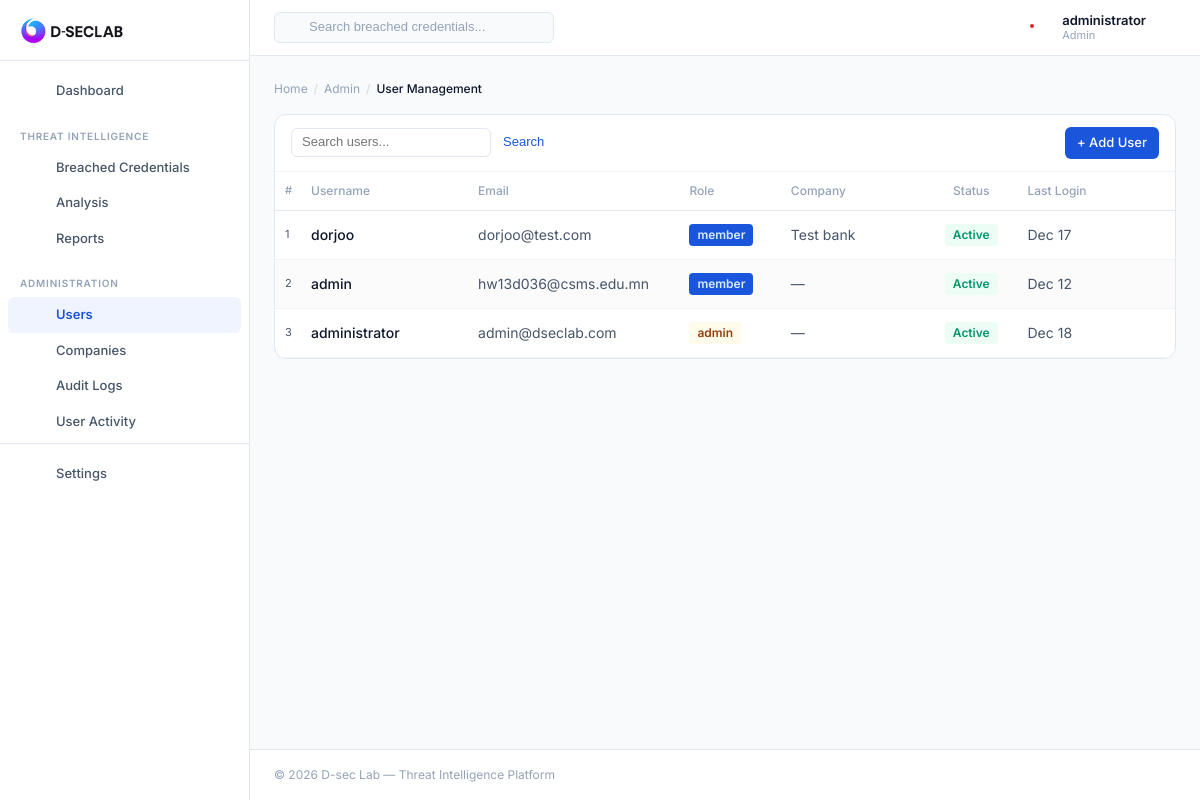
Page /admin/users (signed in) on the earlier database version.
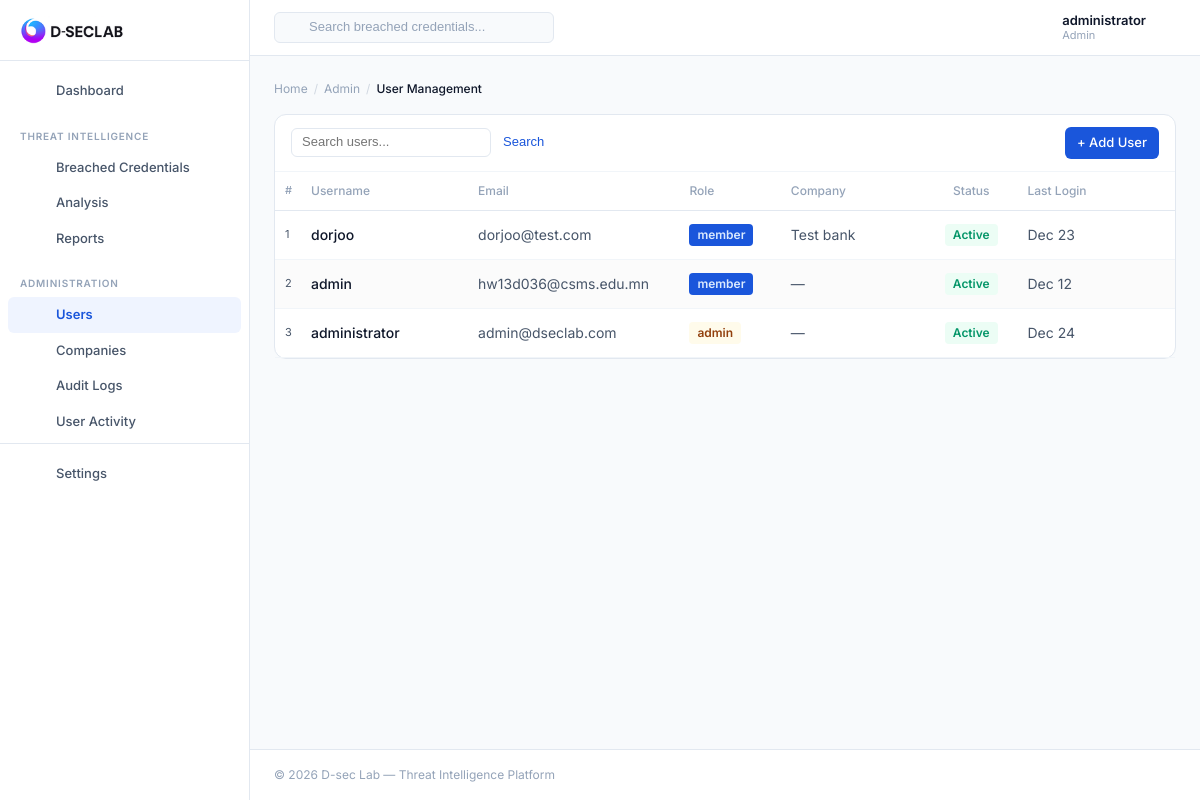
Same page on the later database version.
### cuba/models.py (models this page shows, shortened)
class User(db.Model, UserMixin):
    id = db.Column(db.Integer, primary_key=True)
    username = db.Column(db.String(50), unique=True, nullable=False)
    email = db.Column(db.String(255), unique=True, nullable=False)
    password = db.Column(db.String(255), nullable=False)
    role = db.Column(db.String(20), default='member', nullable=False)
    isAdmin = db.Column(db.Boolean, default=False)
    company_id = db.Column(db.Integer, db.ForeignKey('company.id'), nullable=True)
    is_active = db.Column(db.Boolean, default=True)
    last_login = db.Column(db.DateTime, nullable=True)
    created_at = db.Column(db.DateTime, default=utcnow)
    updated_at = db.Column(db.DateTime, default=utcnow, onupdate=utcnow)
    @property
    def is_admin_user(self) -> bool:
        return self.role == 'admin' or self.isAdmin

class Company(db.Model):
    id = db.Column(db.Integer, primary_key=True)
    name = db.Column(db.String(200), nullable=False, unique=True)
    domain = db.Column(db.String(200), nullable=False, unique=True, index=True)
    company_type = db.Column(db.String(50), nullable=False)
    description = db.Column(db.Text)
    created_at = db.Column(db.DateTime, default=utcnow)
    updated_at = db.Column(db.DateTime, default=utcnow, onupdate=utcnow)
    users = db.relationship('User', backref='company', lazy=True)
    watchlist_entries = db.relationship('WatchlistEntry', backref='company', lazy=True, cascade='all, delete-orphan')

### cuba/admin_routes.py (the view, shortened to what this page needs)
@admin_bp.route('/admin/users')
@login_required
@admin_required
def user_management():
    page = request.args.get('page', 1, type=int)
    per_page = 20
    search = request.args.get('search', '').strip()
    query = User.query
    query = query.order_by(User.created_at.desc())
    pagination = query.paginate(page=page, per_page=per_page, error_out=False)
    users = pagination.items
    companies = Company.query.order_by(Company.name).all()
    breadcrumb = {"parent": "Admin", "child": "User Management"}
    return render_template('admin/user_management.html',
                         users=users,
                         pagination=pagination,
                         companies=companies,
                         search=search,
                         breadcrumb=breadcrumb)

### cuba/security.py (called while the page is built)
def admin_required(f):
    @wraps(f)
    def decorated_function(*args, **kwargs):
        if not current_user.is_authenticated:
            flash("Please login to access this page.", "warning")
            return redirect(url_for("auth.login"))
        if not current_user.is_admin_user:
            flash("Access denied. Admin privileges required.", "danger")
            return redirect(url_for("main.indexPage"))
        return f(*args, **kwargs)
    return decorated_function

### cuba/templates/admin/user_management.html (shortened to what this page needs)
{% extends "base.html" %}
{% block content %}
<div class="container-fluid p-0">
  <div class="card">
    <div style="display:flex;align-items:center;justify-content:space-between;padding:12px 16px;border-bottom:1px solid var(--border-light);flex-wrap:wrap;gap:8px;">
      <form method="GET" style="margin:0;display:flex;align-items:center;gap:6px;">
        <input type="text" name="search" placeholder="Search users..." value="{{ search or '' }}" style="font-size:13px;padding:6px 10px;border:1px solid var(--border);border-radius:6px;background:var(--bg-white);color:var(--text);outline:none;width:200px;">
        <button type="submit" style="font-size:13px;font-weight:500;color:var(--primary);background:none;border:none;cursor:pointer;">Search</button>
      </form>
      <a href="{{ url_for('admin.add_user') }}" class="btn btn-primary btn-sm" style="font-size:13px;">+ Add User</a>
    </div>
    <div style="overflow-x:auto;">
      <table class="av-table">
        <thead>
          <tr>
            <th style="width:20px;padding-left:10px;padding-right:0;font-size:11px;">#</th>
            <th style="width:20%;padding-left:16px;">Username</th>
            <th style="width:25%;">Email</th>
            <th style="width:12%;">Role</th>
            <th style="width:18%;">Company</th>
            <th style="width:10%;" class="c">Status</th>
            <th style="width:12%;">Last Login</th>
            <th style="width:60px;" class="c"></th>
          </tr>
        </thead>
        <tbody>
          {% if users %}
          {% for user in users %}
          <tr>
            <td style="padding-left:10px;padding-right:0;font-size:11px;" class="m">{{ loop.index }}</td>
            <td style="padding-left:16px;font-weight:500;">{{ user.username }}</td>
            <td class="m">{{ user.email }}</td>
            <td><span class="av-tag{% if user.role == 'admin' %} av-tag-warning{% endif %}">{{ user.role }}</span></td>
            <td class="m">{{ user.company.name if user.company else '—' }}</td>
            <td class="c">{% if user.is_active %}<span class="av-tag av-tag-success">Active</span>{% else %}<span class="av-tag av-tag-danger">Inactive</span>{% endif %}</td>
            <td class="m">{{ user.last_login.strftime('%b %d') if user.last_login else '—' }}</td>
            <td class="c">
              <a href="{{ url_for('admin.edit_user', user_id=user.id) }}" class="av-action-link" title="Edit"><i class="fa-regular fa-pen-to-square" style="font-size:13px;"></i></a>
            </td>
          </tr>
          {% endfor %}
          {% else %}
          <tr><td colspan="8" class="av-empty">No users found</td></tr>
          {% endif %}
        </tbody>
      </table>
    </div>
  </div>
</div>
{% endblock %}

### cuba/templates/layout/header.html (shortened to what this page needs)
<header class="dsec-header">
  <div class="dsec-header-left">
    <div class="dsec-header-search">
      <form action="{{ url_for('threat_intel.breached_creds_list') }}" method="get" style="margin:0;">
        <input type="text" name="search" placeholder="Search breached credentials..." autocomplete="off">
      </form>
    </div>
  </div>
  <div class="dsec-header-right">
    <button class="dsec-header-btn" id="theme-toggle" title="Toggle dark/light mode">
    </button>
    {% if current_user.is_authenticated %}
    <div style="position:relative;">
      <button class="dsec-header-btn" id="notif-toggle" title="Notifications">
        <span class="dsec-header-badge" id="notification-badge" style="display:none;"></span>
      </button>
    </div>
    <div style="position:relative;">
      <div class="dsec-header-profile" id="profile-toggle">
        <div class="dsec-header-profile-info">
          <div class="dsec-header-profile-name">{{ current_user.username }}</div>
          <div class="dsec-header-profile-role">{{ 'Admin' if current_user.is_admin_user else 'Member' }}</div>
        </div>
        <i data-feather="chevron-down" style="width:14px;height:14px;color:var(--text-muted);"></i>
      </div>
    </div>
    {% else %}
    <a href="{{ url_for('auth.login') }}" class="btn btn-primary btn-sm">Sign In</a>
    {% endif %}
  </div>
</header>

Differences in the rows shown:
changed User "administrator": last_login "Dec 18" → "Dec 24"
changed User "dorjoo": last_login "Dec 17" → "Dec 23"
